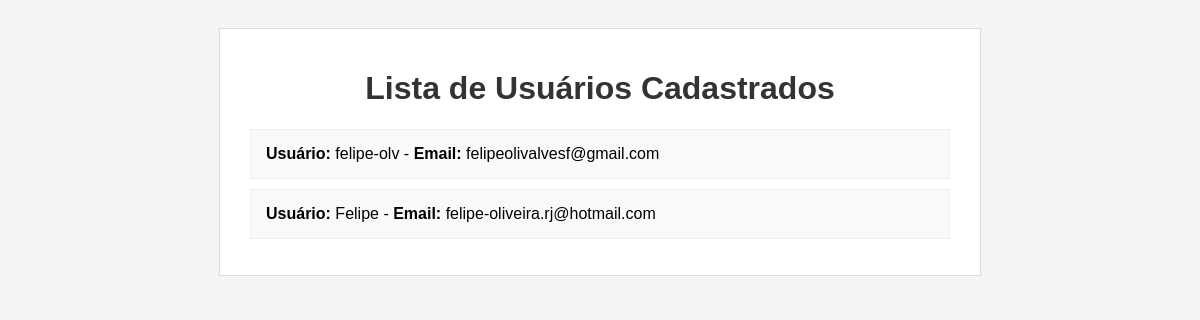
The page /usuarios on the database as committed earlier.
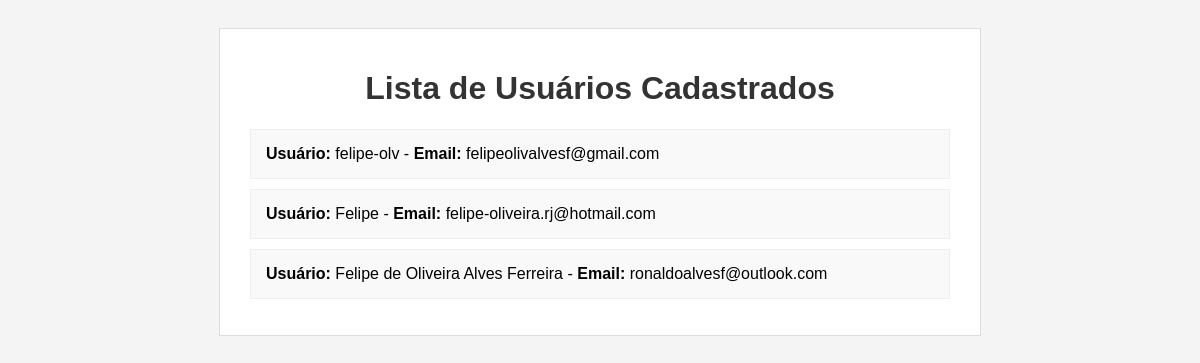
The same page on the database as committed later.
### tables this page shows
CREATE TABLE users (
    id INTEGER PRIMARY KEY AUTOINCREMENT,
    username TEXT NOT NULL,
    email TEXT NOT NULL UNIQUE
);

### app.py (the view)
@app.route('/usuarios')
def listar_usuarios():
    conn = getdb_connection()
    usuarios = conn.execute('SELECT * FROM users').fetchall()
    conn.commit()
    conn.close()
    return render_template('usuarios.html', usuarios=usuarios)

### app.py (called while the page is built)
def getdb_connection():
    conn = sqlite3.connect('database.db')
    conn.row_factory = sqlite3.Row
    return conn

### templates/usuarios.html (shortened to what this page needs)
<!DOCTYPE html>
<html lang="pt-br">
<head>
</head>
<body style="font-family: sans-serif; background-color: #f4f4f4; padding: 20px;">
    <div style="max-width: 700px; margin: 0 auto; background-color: #ffffff; padding: 20px 30px; border: 1px solid #ddd;">
        <h1 style="text-align: center; color: #333;">Lista de Usuários Cadastrados</h1>
        <ul style="list-style-type: none; padding: 0;">
            {% for usuario in usuarios %}
                <li style="background-color: #f9f9f9; border: 1px solid #eee; padding: 15px; margin-bottom: 10px;">
                    <strong>Usuário:</strong> {{ usuario['username'] }} - <strong>Email:</strong> {{ usuario['email'] }}
                </li>
            {% else %}
                <li style="text-align: center; padding: 15px; color: #777;">
                    Nenhum usuário cadastrado ainda.
                </li>
            {% endfor %}
        </ul>
    </div>
</body>
</html>

Rows that differ between the two databases and show on the page:
added users: username "Felipe de Oliveira Alves Ferreira", email "ronaldoalvesf@outlook.com"
